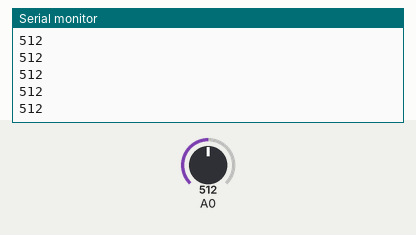
Bench run of a sketch on a simulated Arduino Uno, built with avr-gcc and run on an emulated ATmega328P. Shown: the last lines printed to the serial monitor. Inputs (shaded band) come from the test bench; at power-on: A0 = 512.

Above: at 1.2 s.
1.3 s: A0 set to 716
At 1.31 s:
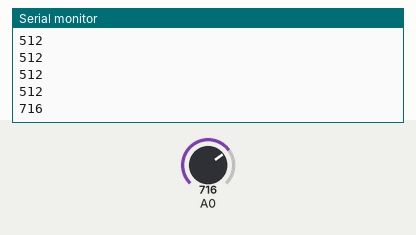
2.8 s: A0 set to 900
At 2.82 s:
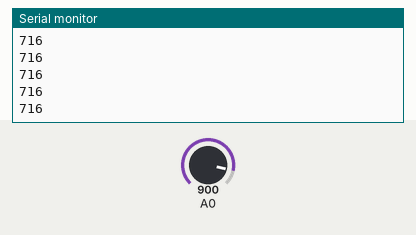
Timing chart, 0 to 5.8 s (numbered marks = the images above; inputs shaded):
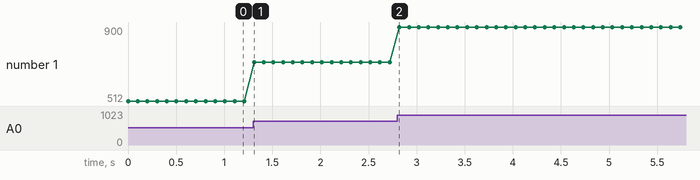

The sketch:

analogToSerial.ino
```cpp
#include <SoftwareSerial.h>

SoftwareSerial mySerial(3,2);

String msg = "";

int val = 0;

void setup()
{
	msg.reserve(20);
	Serial.begin(115200);
	mySerial.begin(115200);
}

void loop()
{
	val = analogRead(A0);
	msg = String(val);
	Serial.println(msg);
	mySerial.println(msg);
	delay(100);
}
```

Measured:
- after the input at 1.3 s, the serial monitor: prints a new line at once (image 1)
- plotted number 1: 512 → 716 after the input at 1.3 s, 716 → 900 after the input at 2.8 s
